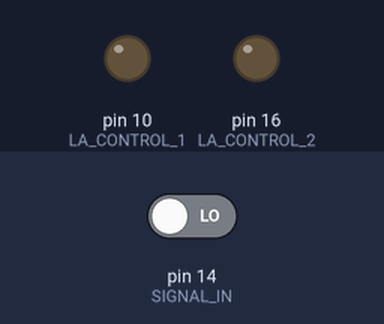
Simulated run of this sketch. Board: SparkFun Pro Micro, built with avr-gcc and run on an emulated ATmega32U4. On the bench: output pins drawn as LEDs (lit = HIGH). Inputs (shaded band) come from the test bench; at power-on: pin 14 (SIGNAL_IN) LOW. What the sketch prints to the serial monitor is not drawn.

Above: at 6.2 s.
6.3 s: pin 14 (SIGNAL_IN) driven HIGH
At 6.8 s:
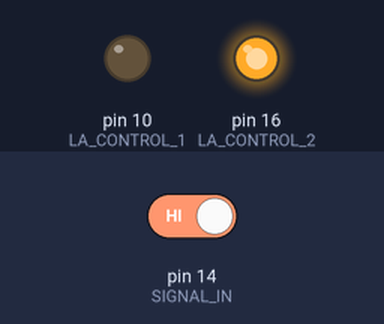
7.8 s: pin 14 (SIGNAL_IN) driven LOW
At 10.1 s:
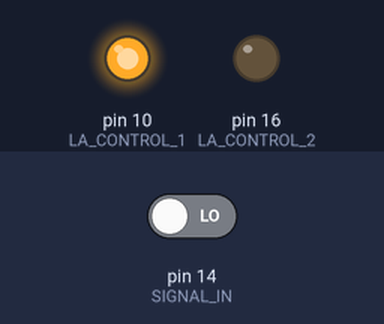
Timing chart, 0 to 11.8 s (numbered marks = the images above; inputs shaded):
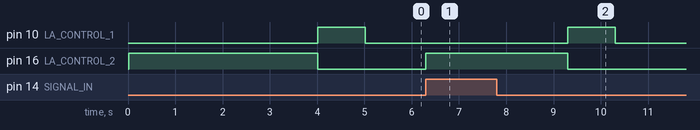

Measured:
- after the input at 6.3 s, pin 16 (LA_CONTROL_2): LOW → HIGH at once
- after the input at 7.8 s, pin 10 (LA_CONTROL_1): LOW → HIGH after 1.5 s, → LOW 1.0 s later

The sketch:

LinearActuatorControl.ino
```cpp
// (licence header left out)
/*
 * This is a very simple sketch for an Arduino Pro-Micro to control a linear
 * actuator (LA) and open a commercial door via the Makerspace RFID reader.
 * It does a few things I would normally never do but I want the code to be
 * easily maintainable by folks that don't know the Arduino that well.  I
 * use delay extensivly in this sketch as the LA is controlled by time.
 * Delay should normally never be used in an Arduino sketch as it locks up
 * the primary Arduino loop, until delay is done which is bad practice.
 *
 * I don't have any positioning sensors, so I have to rely on time, the LA
 * travels at 15mm a second which is just a little over 1/2 of an inch.  I
 * need to pull in exactly 1/2 inch so I use a time of 950 miliseconds to
 * extend the LA enough to take the strain off the steel cable that pulls
 * the latch open.  We may be able to take up a little strain on the cable
 * and make the door open even faster, really we just need enough slack for
 * the door to lock when closed and open rapidly and we can test for that
 * distance.
 *
 * If we add a microswitch or two we could have exact placement of the LA
 * but until we add them this will have to do.
 *
 * The LA had end stops at both ends and will not over heat when driven to
 * its stops, which is quite handy, if you read the code you will notice I
 * drive the LA into it's stops every time I open the door, this is
 * intentional to make sure the lock opens every time it should and I am
 * starting from a known position to release the tension.
 *
 * I like to use defines to declare values that use within the program
 * so it's easier to understand what is going on in the code.
 *
 * This was written for TheLab.ms makerspace (I am a member) to control
 * access to the space, but anyone is welcome to use the code under the
 * GPLv2 license.
 *
 */

#define CODE_VERSION "0.08"

/*
 * How the voltage divider is made:
 * It is made from 3 220k resistors, 2 are in parallel and one in series
 * with the parallel ones.  The parallel resistors are equal to a single
 * 110k resistor but I was out of them.  12V is connected to the single 220k
 * resistor, the tap point is between the 220k and the 110k resistor.  The
 * far end of the 110k resistor is connected to ground.  I prefer to use
 * fairly high values to keep current flow very low.
 *
 * But with a high value voltage divider you also need a high value resistor
 * to ground so the SIGNAL_IN pin below uses a 220k resistor to ground so
 * that the 12V signal can pull up the voltage to be seen as a HIGH.  If you
 * use a 10K resistor, with the 220k voltage divider the signal will never be
 * seen as HIGH, so you have to match the values.
 *
 */

/*
 * Wiring hookups and some defines for them
 */
// Ground (color), to Ground on MotorController board, and black from 12v to 5v voltage divider
// VCC, (red) to 5V from MotorController board

// Next 2 pins are to drive the MotorController board
// Pin 10, (white) wire to IN2 on MotorController board
#define LA_CONTROL_1 10

// Pin 16, (red) wire to IN1 on MotorController board
#define LA_CONTROL_2 16

// The next pin takes input from card reader system, 12V High when door to be open
// Pin 14 (yellow) wire from 12v to 5v voltage divider with a 220k pull down resistor to ground.
#define SIGNAL_IN 14

// Match the terminology to what we want to do to the door mech
// Request to unlock the door
#define UNLOCK HIGH

// Request to lock the door
#define LOCK LOW

// Timing used to control the location of the LA
#define TIME_TO_OPEN 3000
#define TIME_TO_CLOSE 1000
#define TIME_TO_RESET_IN 4000
#define TIME_TO_RESET_OUT TIME_TO_CLOSE

/*
 * Stop the LA where it is right now.  immediate stop no matter
 * what direction it was traveling.
 */
void LA_stop(void) {
  digitalWrite(LA_CONTROL_1, LOW);
  digitalWrite(LA_CONTROL_2, LOW);
  return;
}

/*
 * Drive the LA to a closed position, either partially or
 * fully.  Motor Controller board gets LOW/HIGH, and unless you stop it, it
 * will run until it hits its internal limit switches.
 */
void LA_in(void) {
  digitalWrite(LA_CONTROL_1, LOW);
  digitalWrite(LA_CONTROL_2, HIGH);
  return;
}

/*
 * Drive the LA to an expanded positon, either partially or
 * fully. Motor Controller board gets HIGH/LOW, and unless you stop it, it
 * will run until it hits its internal limit switches.
 */
void LA_out(void) {
  digitalWrite(LA_CONTROL_1, HIGH);
  digitalWrite(LA_CONTROL_2, LOW);
  return;
}

/*
 * Manually reset the LA to known position
 * Pulling the LA in for 2.5 seconds won't hurt anything
 * because of built in endstops that cut the motor when at
 * endstop
 */
void LA_reset(void){
  LA_in();
  delay(TIME_TO_RESET_IN);
  LA_stop();
  LA_out();
  delay(TIME_TO_RESET_OUT);
  LA_stop();
  return;
}

/*
 * Intentionally changed this to pull until stopped by the remote control.
 * The LA gets in odd places due to door tension, if we keep pulling we will
 * open the door for sure.
 */
void door_open(void) {
    LA_in();
    delay(TIME_TO_OPEN);
    LA_stop();
    return;
}

void door_lock(void) {
    LA_out();
    delay(TIME_TO_CLOSE);
    LA_stop();
    return;
}

// Only runs on first power up, never again.
void setup(void) {
  Serial.begin(115200);

  Serial.print("TheLab.ms MakerSpace front door controller. This software controls a ");
  Serial.print("linear actuator to lock/unlock the door. The signal is sent from the ");
  Serial.print("RFID key system. The signal is 12v HIGH to unlock the door.");
  Serial.print("\nSoftware version is: ");
  Serial.println(CODE_VERSION);

  // initialize digital pins as an outputs, and Signal pin as input.
  pinMode(LA_CONTROL_1, OUTPUT);
  pinMode(LA_CONTROL_2, OUTPUT);
  pinMode(SIGNAL_IN, INPUT);
  // delay really not needed, but gives Arduino time to get stable
  // just i
  delay(10);
  // Now put door LA into known position, since we are just starting up.
  LA_reset();
  // Should now be 1/2" extended and the door locked.
}

// the loop function runs over and over again forever
void loop(void) {
  static bool is_door_open = false;
  int signal_state = digitalRead( SIGNAL_IN );
  /*
   * Just to cover the states we haveL
   * Door Locked, signal state == LOCK
   * Door Locked, signal state == UNLOCK
   * Door UnLocked, signal state == UNLOCK
   * Door UnLocked, signal state == LOCK
   */

  if ( (signal_state == UNLOCK) && (is_door_open == false) ) {
    // Door Locked, signal state == UNLOCK, do some stuff (unlock the door) and exit.
    Serial.print("Opening Door lock, Code version: ");
    Serial.println(CODE_VERSION);
    door_open();
    is_door_open = true;
    return;
  } else if ( (signal_state == UNLOCK) && (is_door_open == true) ) {
    // Door UnLocked, signal state == UNLOCK, nothing to do, exit.
    return;
  } else if ( (signal_state == LOCK) && (is_door_open == true) ){
    // Door UnLocked, signal state == LOCK, do some stuff (lock the door) and exit.
    Serial.println("Locking Door");
    door_lock();
    is_door_open = false;
  } else if ( (signal_state == LOCK) && (is_door_open == false) ) {
    //  Door Locked, signal state == LOCK, nothing to do, exit.
    return;
  } else {
    // Anyother weird state, can't think of one but!!
    return;
  }
}
```
